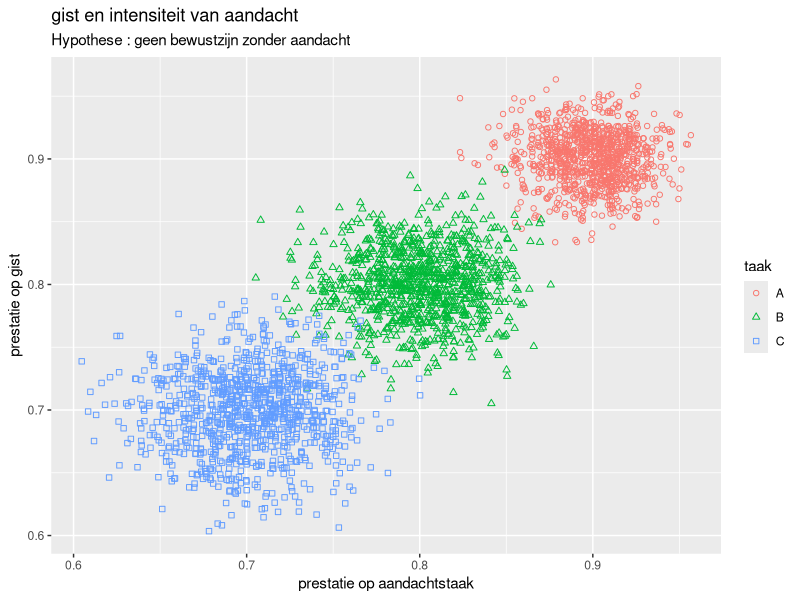
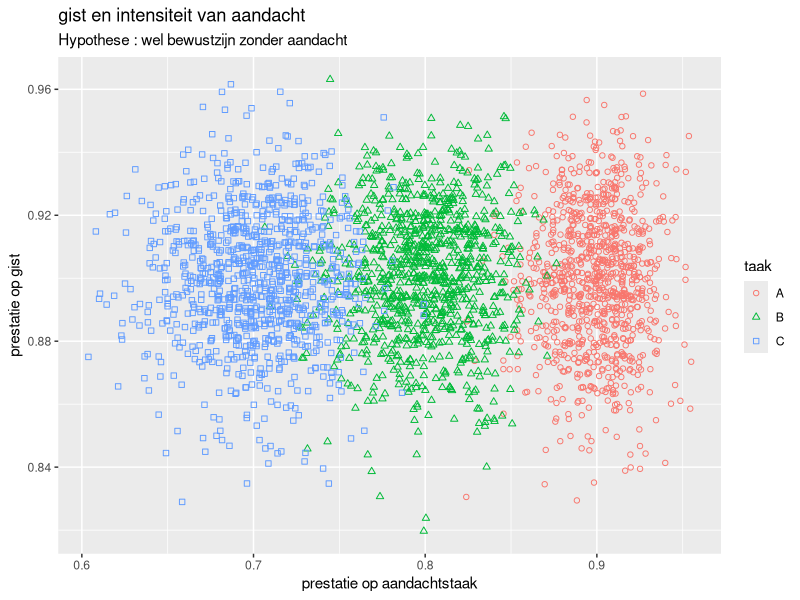
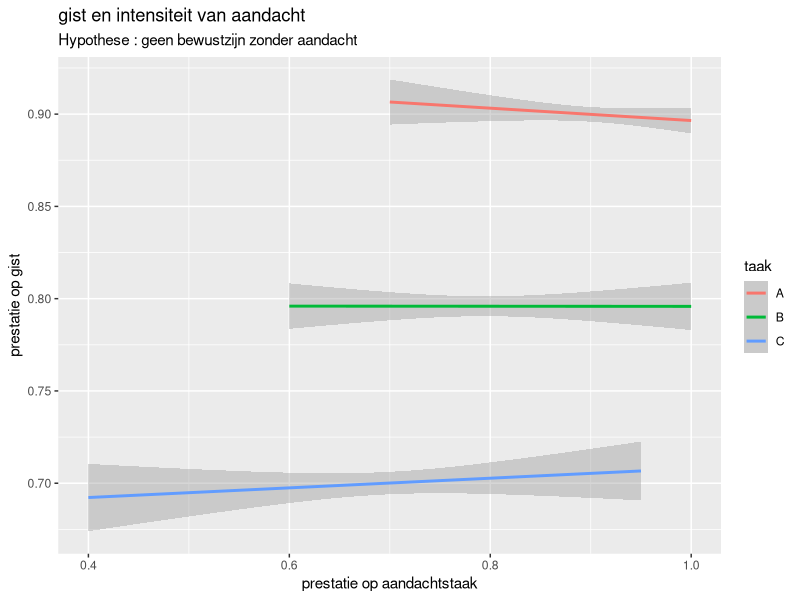
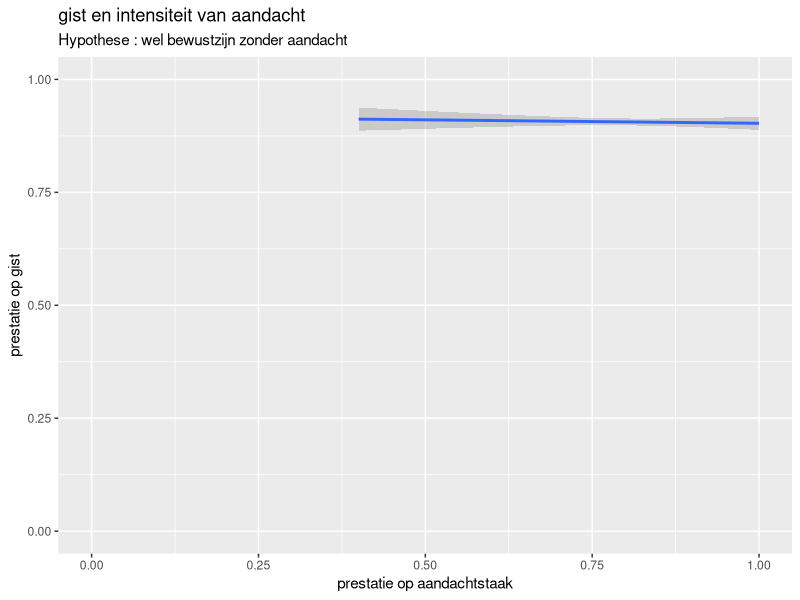
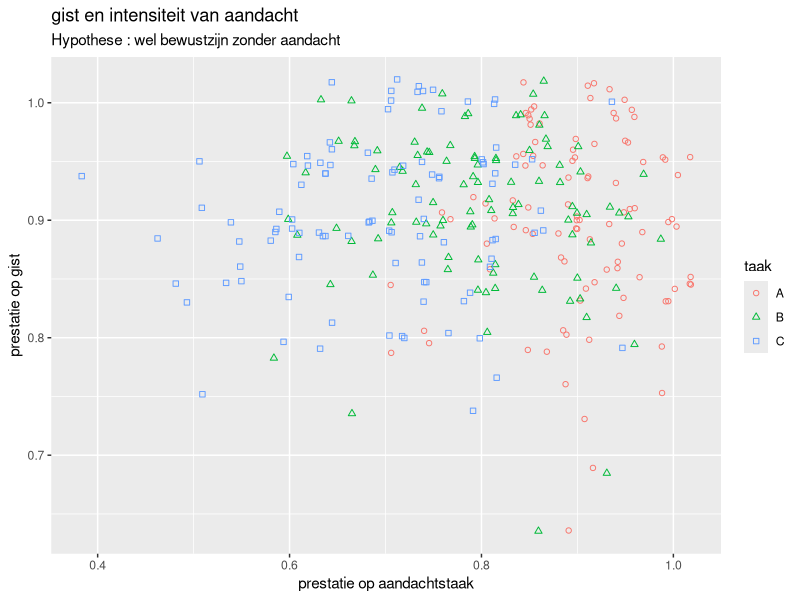

Here is the R script that generated these plots, in order:
library(tidyverse)
gistType <- rep(c(rep('Gender', 500), rep('Nature', 500)), 3)
taak <- c(rep('A', 1000), rep('B', 1000), rep('C', 1000))

resAG1 <- replicate(1000, mean(sample(0:1, 200, rep = T, prob = c(0.1, 0.9))))
resAG2 <- replicate(1000, mean(sample(0:1, 200, rep = T, prob = c(0.2, 0.8))))
resAG3 <- replicate(1000, mean(sample(0:1, 200, rep = T, prob = c(0.3, 0.7))))

resT1 <- replicate(1000, mean(sample(0:1, 200, rep = T, prob = c(0.1, 0.9))))
resT2 <- replicate(1000, mean(sample(0:1, 200, rep = T, prob = c(0.2, 0.8))))
resT3 <- replicate(1000, mean(sample(0:1, 200, rep = T, prob = c(0.3, 0.7))))

resBG <- replicate(3000, mean(sample(0:1, 200, rep = T, prob = c(0.1, 0.9))))

M <- tibble(resAG = c(resAG1, resAG2, resAG3),
            resBG, 
            resT = c(resT1, resT2, resT3),
            taak,
            gistType
)

ggplot(data = M) +
  geom_jitter(mapping = aes(x = resT, y = resAG, shape = taak, color = taak)) +
  scale_shape(solid = F) +
  labs(title = "gist en intensiteit van aandacht", 
       subtitle = "Hypothese : geen bewustzijn zonder aandacht",
       x = 'prestatie op aandachtstaak',
       y = 'prestatie op gist')

ggplot(data = M) +
  geom_jitter(mapping = aes(x = resT, y = resBG, shape = taak, color = taak)) +
  scale_shape(solid = F) +
  labs(title = "gist en intensiteit van aandacht", 
       subtitle = "Hypothese : wel bewustzijn zonder aandacht",
       x = 'prestatie op aandachtstaak',
       y = 'prestatie op gist')

resAG1 <- replicate(100, mean(sample(0:1, 200, rep = T, prob = c(0.1, 0.9))))
resAG2 <- replicate(100, mean(sample(0:1, 200, rep = T, prob = c(0.2, 0.8))))
resAG3 <- replicate(100, mean(sample(0:1, 200, rep = T, prob = c(0.3, 0.7))))

resT1 <- replicate(100, mean(sample(0:1, 20, rep = T, prob = c(0.1, 0.9))))
resT2 <- replicate(100, mean(sample(0:1, 20, rep = T, prob = c(0.2, 0.8))))
resT3 <- replicate(100, mean(sample(0:1, 20, rep = T, prob = c(0.3, 0.7))))

resBG <- replicate(300, mean(sample(0:1, 20, rep = T, prob = c(0.1, 0.9))))
taak <- c(rep('A', 100), rep('B', 100), rep('C', 100))
M <- tibble(resAG = c(resAG1, resAG2, resAG3),
            resBG, 
            resT = c(resT1, resT2, resT3),
            taak
)
ggplot(data = M) +
  geom_smooth(method = "lm", mapping = aes(x = resT, y = resAG, color = taak)) +
  labs(title = "gist en intensiteit van aandacht", 
       subtitle = "Hypothese : geen bewustzijn zonder aandacht",
       x = 'prestatie op aandachtstaak',
       y = 'prestatie op gist')

ggplot(data = M) +
  geom_smooth(method = "glm", mapping = aes(x = resT, y = resBG)) +
  labs(title = "gist en intensiteit van aandacht", 
       subtitle = "Hypothese : wel bewustzijn zonder aandacht",
       x = 'prestatie op aandachtstaak',
       y = 'prestatie op gist') +
  scale_x_continuous(limits = c(0,1)) +
  scale_y_continuous(limits = c(0,1))

ggplot(data = M) +
  geom_jitter(mapping = aes(x = resT, y = resBG, shape = taak, color = taak)) +
  scale_shape(solid = F) +
  labs(title = "gist en intensiteit van aandacht", 
       subtitle = "Hypothese : wel bewustzijn zonder aandacht",
       x = 'prestatie op aandachtstaak',
       y = 'prestatie op gist')